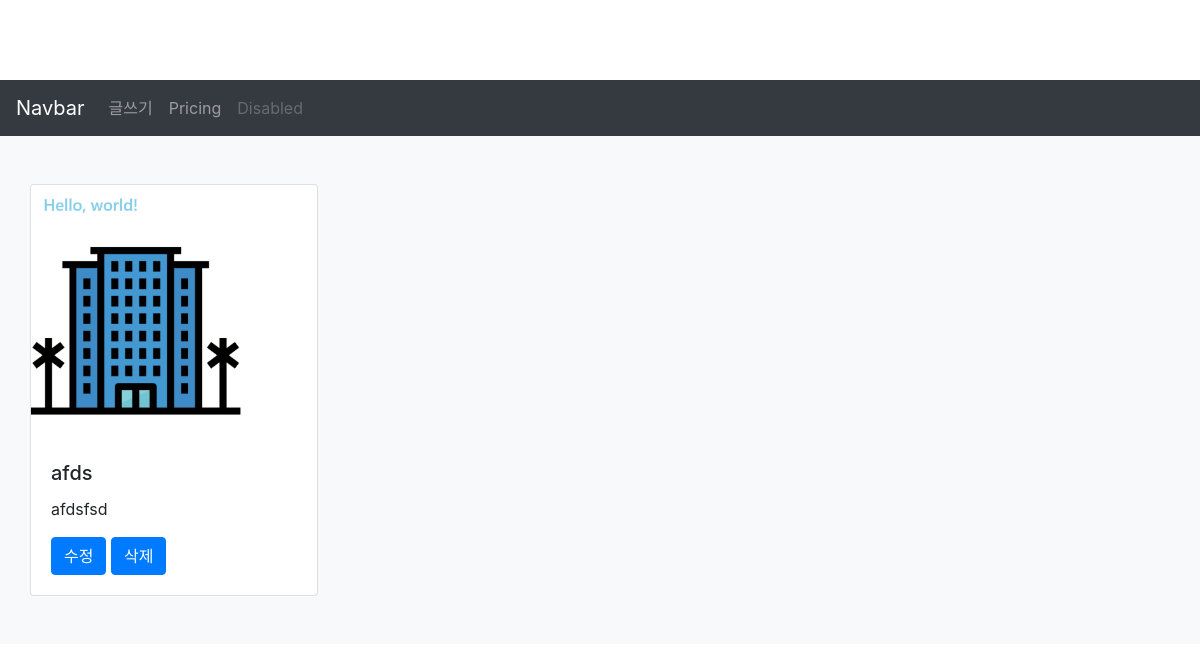
The app's page /, older data.
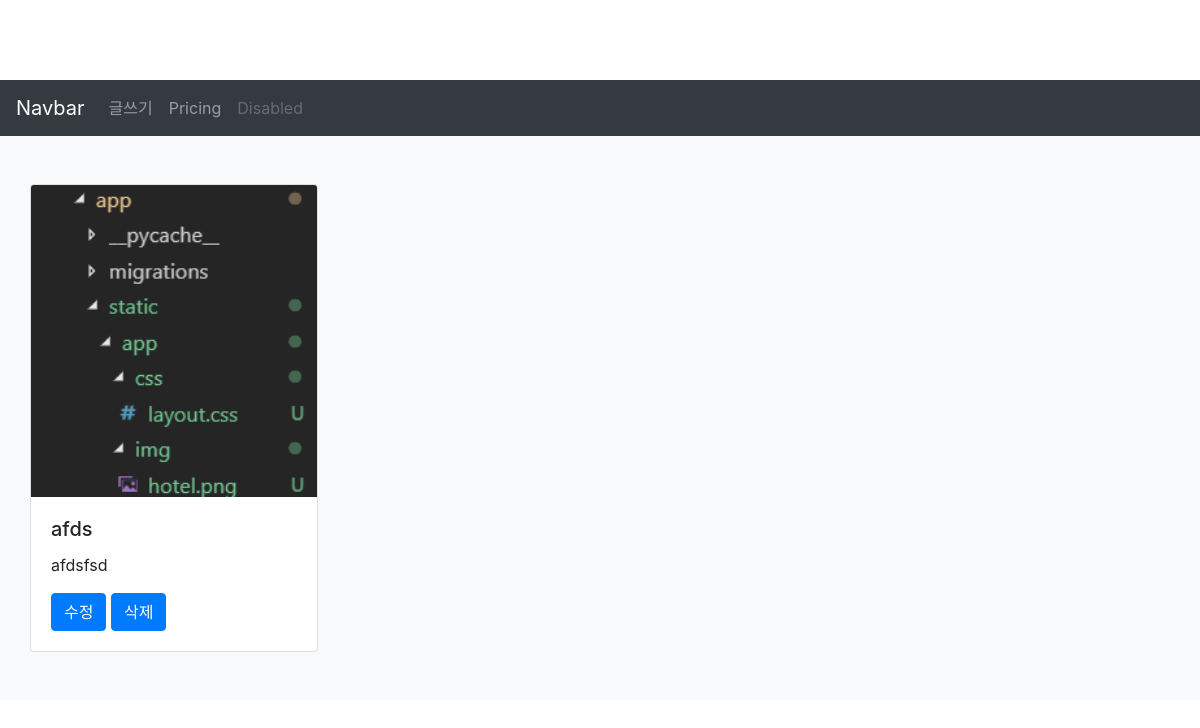
The same page, newer data.
### media_app/models.py (models this page shows, shortened)
class Media(models.Model):
    title = models.CharField(max_length=255)
    image = models.ImageField(upload_to='images/')
    description = models.CharField(max_length=500)

### media_app/views.py (the view)
# urls.py: path('',media_app.views.index,name="index"),
def index(request):
    medias = Media.objects
    return render(request, 'media_app/index.html', {'medias': medias})

### media_app/templates/media_app/index.html
{%extends 'media_app/home.html'%}
{% load staticfiles %}
{% block content %}
    <div class="album py-5 bg-light">
        <div class="container">
            <div class="row">
                {% for media in medias.all %}
                    <div class="card" style="width: 18rem;">
                        <img class="card-img-top" src="{{ media.image.url }}" alt="Card image cap">
                        <div class="card-body">
                            <h5 class="card-title">{{ media.title }}</h5>
                            <p class="card-text">{{ media.description }}</p>
                            <a href="{%url 'media_app:edit' pk=media.pk %}" class="btn btn-primary">수정</a>
                            <a href="{%url 'media_app:remove' pk=media.pk %}" class="btn btn-primary">삭제</a>
                        </div>
                    </div>
                {% endfor %}
            </div>
        </div>
    </div>
{% endblock %}

Row changes from the older to the newer data that the page shows:
changed Media "afds": image: a different picture
